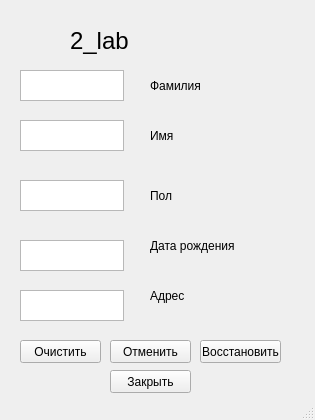
<?xml version="1.0" encoding="UTF-8"?>
<ui version="4.0">
 <class>MainWindow</class>
 <widget class="QMainWindow" name="MainWindow">
  <property name="geometry">
   <rect>
    <x>0</x>
    <y>0</y>
    <width>315</width>
    <height>420</height>
   </rect>
  </property>
  <property name="windowTitle">
   <string>MainWindow</string>
  </property>
  <widget class="QWidget" name="centralwidget">
   <widget class="QLabel" name="label">
    <property name="geometry">
     <rect>
      <x>70</x>
      <y>20</y>
      <width>61</width>
      <height>41</height>
     </rect>
    </property>
    <property name="font">
     <font>
      <pointsize>18</pointsize>
     </font>
    </property>
    <property name="text">
     <string>2_lab</string>
    </property>
   </widget>
   <widget class="QPushButton" name="pushButton">
    <property name="geometry">
     <rect>
      <x>20</x>
      <y>340</y>
      <width>81</width>
      <height>23</height>
     </rect>
    </property>
    <property name="text">
     <string>Очистить</string>
    </property>
   </widget>
   <widget class="QPushButton" name="pushButton_2">
    <property name="geometry">
     <rect>
      <x>110</x>
      <y>340</y>
      <width>81</width>
      <height>23</height>
     </rect>
    </property>
    <property name="text">
     <string>Отменить</string>
    </property>
   </widget>
   <widget class="QPushButton" name="pushButton_3">
    <property name="geometry">
     <rect>
      <x>200</x>
      <y>340</y>
      <width>81</width>
      <height>23</height>
     </rect>
    </property>
    <property name="text">
     <string>Восстановить</string>
    </property>
   </widget>
   <widget class="QPushButton" name="pushButton_4">
    <property name="geometry">
     <rect>
      <x>110</x>
      <y>370</y>
      <width>81</width>
      <height>23</height>
     </rect>
    </property>
    <property name="text">
     <string>Закрыть</string>
    </property>
   </widget>
   <widget class="QLabel" name="label_2">
    <property name="geometry">
     <rect>
      <x>150</x>
      <y>70</y>
      <width>121</width>
      <height>31</height>
     </rect>
    </property>
    <property name="text">
     <string>Фамилия</string>
    </property>
   </widget>
   <widget class="QLabel" name="label_3">
    <property name="geometry">
     <rect>
      <x>150</x>
      <y>120</y>
      <width>121</width>
      <height>31</height>
     </rect>
    </property>
    <property name="text">
     <string>Имя</string>
    </property>
   </widget>
   <widget class="QLabel" name="label_4">
    <property name="geometry">
     <rect>
      <x>150</x>
      <y>180</y>
      <width>121</width>
      <height>31</height>
     </rect>
    </property>
    <property name="text">
     <string>Пол</string>
    </property>
   </widget>
   <widget class="QLabel" name="label_5">
    <property name="geometry">
     <rect>
      <x>150</x>
      <y>230</y>
      <width>121</width>
      <height>31</height>
     </rect>
    </property>
    <property name="text">
     <string>Дата рождения</string>
    </property>
   </widget>
   <widget class="QLabel" name="label_6">
    <property name="geometry">
     <rect>
      <x>150</x>
      <y>280</y>
      <width>121</width>
      <height>31</height>
     </rect>
    </property>
    <property name="text">
     <string>Адрес</string>
    </property>
   </widget>
   <widget class="QPlainTextEdit" name="plainTextEdit">
    <property name="geometry">
     <rect>
      <x>20</x>
      <y>70</y>
      <width>104</width>
      <height>31</height>
     </rect>
    </property>
   </widget>
   <widget class="QPlainTextEdit" name="plainTextEdit_2">
    <property name="geometry">
     <rect>
      <x>20</x>
      <y>120</y>
      <width>104</width>
      <height>31</height>
     </rect>
    </property>
   </widget>
   <widget class="QPlainTextEdit" name="plainTextEdit_3">
    <property name="geometry">
     <rect>
      <x>20</x>
      <y>180</y>
      <width>104</width>
      <height>31</height>
     </rect>
    </property>
   </widget>
   <widget class="QPlainTextEdit" name="plainTextEdit_4">
    <property name="geometry">
     <rect>
      <x>20</x>
      <y>240</y>
      <width>104</width>
      <height>31</height>
     </rect>
    </property>
   </widget>
   <widget class="QPlainTextEdit" name="plainTextEdit_5">
    <property name="geometry">
     <rect>
      <x>20</x>
      <y>290</y>
      <width>104</width>
      <height>31</height>
     </rect>
    </property>
   </widget>
  </widget>
  <widget class="QStatusBar" name="statusbar"/>
 </widget>
 <resources/>
 <connections/>
</ui>
